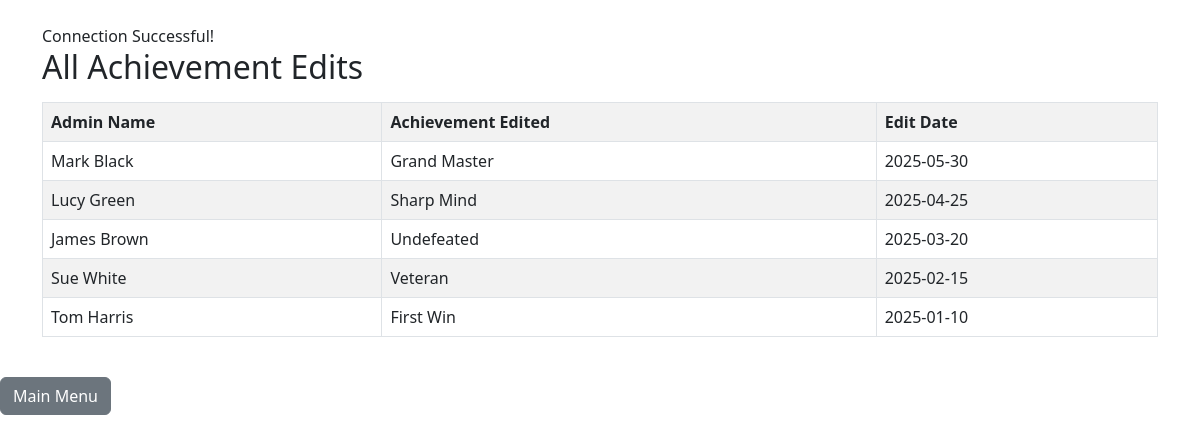
Page /CPSC2221_final/queries/display_edits.php on the committed database.
### tables this page shows
CREATE TABLE Edits (
    AdminID INT,
    AchievementID INT,
    EditDate DATE DEFAULT (CURRENT_DATE),
    PRIMARY KEY (AdminID, AchievementID),
    FOREIGN KEY (AdminID) REFERENCES Admin(AdminID)
        ON DELETE CASCADE
        ON UPDATE CASCADE,
    FOREIGN KEY (AchievementID) REFERENCES Achievement(AchievementID)
        ON DELETE CASCADE
        ON UPDATE CASCADE
);

CREATE TABLE Achievement (
    AchievementID INT PRIMARY KEY,
    Title VARCHAR(40) UNIQUE NOT NULL,
    Description VARCHAR(800)
);

### CPSC2221_final/queries/display_edits.php (the view, shortened to what this page needs)
<?php
$servername = "localhost";
$username   = "root";
$password   = "";
$database   = "tictactoe";
$conn = new mysqli($servername, $username, $password, $database);
if ($conn->connect_error) {
	die("Connection failed: " . $conn->connect_error);
} else {
	echo "<link rel='stylesheet' href='https://cdn.jsdelivr.net/npm/bootstrap@5.3.0/dist/css/bootstrap.min.css'>";
	echo "<div class='container mt-4'>";
	echo "Connection Successful! <br>";
}
$query = "SELECT a.Name AS AdminName, ac.Title AS Achievement, e.EditDate
          FROM Edits e
          JOIN Admin a ON e.AdminID = a.AdminID
          JOIN Achievement ac ON e.AchievementID = ac.AchievementID
          ORDER BY e.EditDate DESC";
$result = $conn->query($query);
echo "<h2>All Achievement Edits</h2>";
if ($result->num_rows > 0) {
	echo "<table class='table table-bordered table-striped mt-3'>";
	echo "<tr><th>Admin Name</th><th>Achievement Edited</th><th>Edit Date</th></tr>";
	while ($row = $result->fetch_assoc()) {
		echo "<tr>
			<td>" . $row["AdminName"] . "</td>
			<td>" . $row["Achievement"] . "</td>
			<td>" . $row["EditDate"] . "</td>
		</tr>";
	}
	echo "</table>";
} else {
	echo "No edits found.";
}
echo "</div><br><a class='btn btn-secondary' href='../index.php'>Main Menu</a>";
?>

### rows in the picture
edits: AdminID.Name "Mark Black", AchievementID.Title "Grand Master", EditDate "2025-05-30"
edits: AdminID.Name "Lucy Green", AchievementID.Title "Sharp Mind", EditDate "2025-04-25"
edits: AdminID.Name "James Brown", AchievementID.Title "Undefeated", EditDate "2025-03-20"
edits: AdminID.Name "Sue White", AchievementID.Title "Veteran", EditDate "2025-02-15"
edits: AdminID.Name "Tom Harris", AchievementID.Title "First Win", EditDate "2025-01-10"
